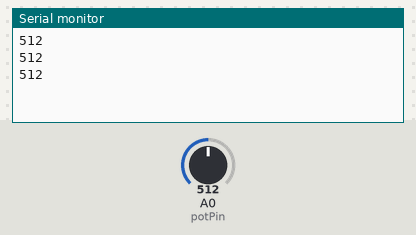
Recording of a sketch running on a simulated Arduino Uno, built with avr-gcc and run on an emulated ATmega328P. Shown: the last lines printed to the serial monitor. The test bench sets the inputs (shaded band); at power-on: A0 (potPin) = 512.

Above: at 2.2 s.
2.3 s: A0 (potPin) set to 716
At 2.9 s:
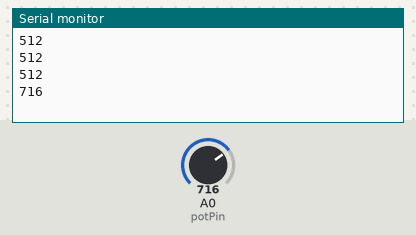
3.8 s: A0 (potPin) set to 900
At 4.4 s:
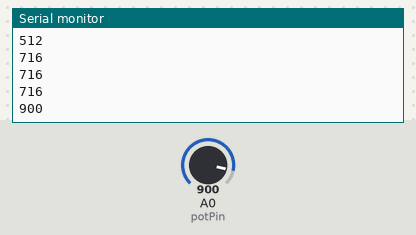
Timing chart, 0 to 6.8 s (numbered marks = the images above; inputs shaded):
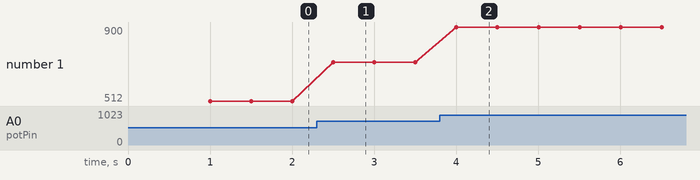

Measured:
- after the input at 2.3 s, the serial monitor: prints a new line after 0.20 s (image 1)
- after the input at 3.8 s, the serial monitor: prints a new line after 0.20 s (image 2)
- plotted number 1: 512 → 716 after the input at 2.3 s, 716 → 900 after the input at 3.8 s

The sketch:

moisture.ino
```cpp
const int potPin = 14;
const int enablePin = 12;
int potValue = 0;

void setup() {
  Serial.begin(115200);
  delay(1000);

  digitalWrite(enablePin, HIGH);
}

void loop() {
  // Reading potentiometer value
  potValue = analogRead(potPin);
  Serial.println(potValue);
  delay(500);
}
```
